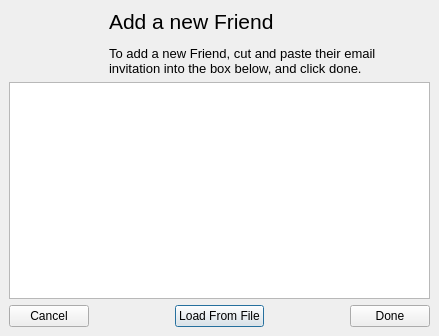
<ui version="4.0" >
 <class>AddFriendDialog</class>
 <widget class="QDialog" name="AddFriendDialog" >
  <property name="geometry" >
   <rect>
    <x>0</x>
    <y>0</y>
    <width>439</width>
    <height>336</height>
   </rect>
  </property>
  <property name="windowTitle" >
   <string>Add a Friend</string>
  </property>
  <layout class="QGridLayout" >
   <property name="margin" >
    <number>9</number>
   </property>
   <property name="spacing" >
    <number>6</number>
   </property>
   <item row="1" column="0" colspan="5" >
    <widget class="QTextEdit" name="emailText" >
     <property name="readOnly" >
      <bool>false</bool>
     </property>
     <property name="html" >
      <string>&lt;html>&lt;head>&lt;meta name="qrichtext" content="1" />&lt;style type="text/css">
p, li { white-space: pre-wrap; }
&lt;/style>&lt;/head>&lt;body style=" font-family:'MS Shell Dlg 2'; font-size:8.25pt; font-weight:400; font-style:normal; text-decoration:none;">
&lt;p style="-qt-paragraph-type:empty; margin-top:0px; margin-bottom:0px; margin-left:0px; margin-right:0px; -qt-block-indent:0; text-indent:0px; font-family:'Arial'; font-size:8pt;">&lt;/p>&lt;/body>&lt;/html></string>
     </property>
     <property name="acceptRichText" >
      <bool>true</bool>
     </property>
    </widget>
   </item>
   <item row="2" column="2" >
    <widget class="QPushButton" name="fileButton" >
     <property name="minimumSize" >
      <size>
       <width>77</width>
       <height>0</height>
      </size>
     </property>
     <property name="text" >
      <string>Load From File</string>
     </property>
    </widget>
   </item>
   <item row="2" column="0" >
    <widget class="QPushButton" name="cancelButton" >
     <property name="minimumSize" >
      <size>
       <width>77</width>
       <height>0</height>
      </size>
     </property>
     <property name="text" >
      <string>Cancel</string>
     </property>
    </widget>
   </item>
   <item row="2" column="4" >
    <widget class="QPushButton" name="doneButton" >
     <property name="minimumSize" >
      <size>
       <width>77</width>
       <height>0</height>
      </size>
     </property>
     <property name="text" >
      <string>Done</string>
     </property>
    </widget>
   </item>
   <item row="2" column="1" >
    <spacer>
     <property name="orientation" >
      <enum>Qt::Horizontal</enum>
     </property>
     <property name="sizeHint" >
      <size>
       <width>40</width>
       <height>20</height>
      </size>
     </property>
    </spacer>
   </item>
   <item row="2" column="3" >
    <spacer>
     <property name="orientation" >
      <enum>Qt::Horizontal</enum>
     </property>
     <property name="sizeHint" >
      <size>
       <width>40</width>
       <height>20</height>
      </size>
     </property>
    </spacer>
   </item>
   <item row="0" column="0" colspan="5" >
    <widget class="QLabel" name="addfriendLabel" >
     <property name="palette" >
      <palette>
       <active>
        <colorrole role="WindowText" >
         <brush brushstyle="SolidPattern" >
          <color alpha="255" >
           <red>0</red>
           <green>0</green>
           <blue>0</blue>
          </color>
         </brush>
        </colorrole>
        <colorrole role="Button" >
         <brush brushstyle="SolidPattern" >
          <color alpha="255" >
           <red>212</red>
           <green>208</green>
           <blue>200</blue>
          </color>
         </brush>
        </colorrole>
        <colorrole role="Light" >
         <brush brushstyle="SolidPattern" >
          <color alpha="255" >
           <red>255</red>
           <green>255</green>
           <blue>255</blue>
          </color>
         </brush>
        </colorrole>
        <colorrole role="Midlight" >
         <brush brushstyle="SolidPattern" >
          <color alpha="255" >
           <red>234</red>
           <green>229</green>
           <blue>220</blue>
          </color>
         </brush>
        </colorrole>
        <colorrole role="Dark" >
         <brush brushstyle="SolidPattern" >
          <color alpha="255" >
           <red>128</red>
           <green>128</green>
           <blue>128</blue>
          </color>
         </brush>
        </colorrole>
        <colorrole role="Mid" >
         <brush brushstyle="SolidPattern" >
          <color alpha="255" >
           <red>141</red>
           <green>139</green>
           <blue>133</blue>
          </color>
         </brush>
        </colorrole>
        <colorrole role="Text" >
         <brush brushstyle="SolidPattern" >
          <color alpha="255" >
           <red>255</red>
           <green>255</green>
           <blue>255</blue>
          </color>
         </brush>
        </colorrole>
        <colorrole role="BrightText" >
         <brush brushstyle="SolidPattern" >
          <color alpha="255" >
           <red>255</red>
           <green>255</green>
           <blue>255</blue>
          </color>
         </brush>
        </colorrole>
        <colorrole role="ButtonText" >
         <brush brushstyle="SolidPattern" >
          <color alpha="255" >
           <red>0</red>
           <green>0</green>
           <blue>0</blue>
          </color>
         </brush>
        </colorrole>
        <colorrole role="Base" >
         <brush brushstyle="SolidPattern" >
          <color alpha="255" >
           <red>255</red>
           <green>255</green>
           <blue>255</blue>
          </color>
         </brush>
        </colorrole>
        <colorrole role="Window" >
         <brush brushstyle="SolidPattern" >
          <color alpha="255" >
           <red>212</red>
           <green>208</green>
           <blue>200</blue>
          </color>
         </brush>
        </colorrole>
        <colorrole role="Shadow" >
         <brush brushstyle="SolidPattern" >
          <color alpha="255" >
           <red>64</red>
           <green>64</green>
           <blue>64</blue>
          </color>
         </brush>
        </colorrole>
        <colorrole role="Highlight" >
         <brush brushstyle="SolidPattern" >
          <color alpha="255" >
           <red>10</red>
           <green>36</green>
           <blue>106</blue>
          </color>
         </brush>
        </colorrole>
        <colorrole role="HighlightedText" >
         <brush brushstyle="SolidPattern" >
          <color alpha="255" >
           <red>255</red>
           <green>255</green>
           <blue>255</blue>
          </color>
         </brush>
        </colorrole>
        <colorrole role="Link" >
         <brush brushstyle="SolidPattern" >
          <color alpha="255" >
           <red>0</red>
           <green>0</green>
           <blue>255</blue>
          </color>
         </brush>
        </colorrole>
        <colorrole role="LinkVisited" >
         <brush brushstyle="SolidPattern" >
          <color alpha="255" >
           <red>255</red>
           <green>0</green>
           <blue>255</blue>
          </color>
         </brush>
        </colorrole>
        <colorrole role="AlternateBase" >
         <brush brushstyle="SolidPattern" >
          <color alpha="255" >
           <red>232</red>
           <green>232</green>
           <blue>232</blue>
          </color>
         </brush>
        </colorrole>
       </active>
       <inactive>
        <colorrole role="WindowText" >
         <brush brushstyle="SolidPattern" >
          <color alpha="255" >
           <red>0</red>
           <green>0</green>
           <blue>0</blue>
          </color>
         </brush>
        </colorrole>
        <colorrole role="Button" >
         <brush brushstyle="SolidPattern" >
          <color alpha="255" >
           <red>212</red>
           <green>208</green>
           <blue>200</blue>
          </color>
         </brush>
        </colorrole>
        <colorrole role="Light" >
         <brush brushstyle="SolidPattern" >
          <color alpha="255" >
           <red>255</red>
           <green>255</green>
           <blue>255</blue>
          </color>
         </brush>
        </colorrole>
        <colorrole role="Midlight" >
         <brush brushstyle="SolidPattern" >
          <color alpha="255" >
           <red>234</red>
           <green>229</green>
           <blue>220</blue>
          </color>
         </brush>
        </colorrole>
        <colorrole role="Dark" >
         <brush brushstyle="SolidPattern" >
          <color alpha="255" >
           <red>128</red>
           <green>128</green>
           <blue>128</blue>
          </color>
         </brush>
        </colorrole>
        <colorrole role="Mid" >
         <brush brushstyle="SolidPattern" >
          <color alpha="255" >
           <red>141</red>
           <green>139</green>
           <blue>133</blue>
          </color>
         </brush>
        </colorrole>
        <colorrole role="Text" >
         <brush brushstyle="SolidPattern" >
          <color alpha="255" >
           <red>255</red>
           <green>255</green>
           <blue>255</blue>
          </color>
         </brush>
        </colorrole>
        <colorrole role="BrightText" >
         <brush brushstyle="SolidPattern" >
          <color alpha="255" >
           <red>255</red>
           <green>255</green>
           <blue>255</blue>
          </color>
         </brush>
        </colorrole>
        <colorrole role="ButtonText" >
         <brush brushstyle="SolidPattern" >
          <color alpha="255" >
           <red>0</red>
           <green>0</green>
           <blue>0</blue>
          </color>
         </brush>
        </colorrole>
        <colorrole role="Base" >
         <brush brushstyle="SolidPattern" >
          <color alpha="255" >
           <red>255</red>
           <green>255</green>
           <blue>255</blue>
          </color>
         </brush>
        </colorrole>
        <colorrole role="Window" >
         <brush brushstyle="SolidPattern" >
          <color alpha="255" >
           <red>212</red>
           <green>208</green>
           <blue>200</blue>
          </color>
         </brush>
        </colorrole>
        <colorrole role="Shadow" >
         <brush brushstyle="SolidPattern" >
          <color alpha="255" >
           <red>64</red>
           <green>64</green>
           <blue>64</blue>
          </color>
         </brush>
        </colorrole>
        <colorrole role="Highlight" >
         <brush brushstyle="SolidPattern" >
          <color alpha="255" >
           <red>212</red>
           <green>208</green>
           <blue>200</blue>
          </color>
         </brush>
        </colorrole>
        <colorrole role="HighlightedText" >
         <brush brushstyle="SolidPattern" >
          <color alpha="255" >
           <red>0</red>
           <green>0</green>
           <blue>0</blue>
          </color>
         </brush>
        </colorrole>
        <colorrole role="Link" >
         <brush brushstyle="SolidPattern" >
          <color alpha="255" >
           <red>0</red>
           <green>0</green>
           <blue>255</blue>
          </color>
         </brush>
        </colorrole>
        <colorrole role="LinkVisited" >
         <brush brushstyle="SolidPattern" >
          <color alpha="255" >
           <red>255</red>
           <green>0</green>
           <blue>255</blue>
          </color>
         </brush>
        </colorrole>
        <colorrole role="AlternateBase" >
         <brush brushstyle="SolidPattern" >
          <color alpha="255" >
           <red>232</red>
           <green>232</green>
           <blue>232</blue>
          </color>
         </brush>
        </colorrole>
       </inactive>
       <disabled>
        <colorrole role="WindowText" >
         <brush brushstyle="SolidPattern" >
          <color alpha="255" >
           <red>106</red>
           <green>104</green>
           <blue>100</blue>
          </color>
         </brush>
        </colorrole>
        <colorrole role="Button" >
         <brush brushstyle="SolidPattern" >
          <color alpha="255" >
           <red>212</red>
           <green>208</green>
           <blue>200</blue>
          </color>
         </brush>
        </colorrole>
        <colorrole role="Light" >
         <brush brushstyle="SolidPattern" >
          <color alpha="255" >
           <red>255</red>
           <green>255</green>
           <blue>255</blue>
          </color>
         </brush>
        </colorrole>
        <colorrole role="Midlight" >
         <brush brushstyle="SolidPattern" >
          <color alpha="255" >
           <red>233</red>
           <green>231</green>
           <blue>227</blue>
          </color>
         </brush>
        </colorrole>
        <colorrole role="Dark" >
         <brush brushstyle="SolidPattern" >
          <color alpha="255" >
           <red>128</red>
           <green>128</green>
           <blue>128</blue>
          </color>
         </brush>
        </colorrole>
        <colorrole role="Mid" >
         <brush brushstyle="SolidPattern" >
          <color alpha="255" >
           <red>141</red>
           <green>139</green>
           <blue>133</blue>
          </color>
         </brush>
        </colorrole>
        <colorrole role="Text" >
         <brush brushstyle="SolidPattern" >
          <color alpha="255" >
           <red>106</red>
           <green>104</green>
           <blue>100</blue>
          </color>
         </brush>
        </colorrole>
        <colorrole role="BrightText" >
         <brush brushstyle="SolidPattern" >
          <color alpha="255" >
           <red>255</red>
           <green>255</green>
           <blue>255</blue>
          </color>
         </brush>
        </colorrole>
        <colorrole role="ButtonText" >
         <brush brushstyle="SolidPattern" >
          <color alpha="255" >
           <red>106</red>
           <green>104</green>
           <blue>100</blue>
          </color>
         </brush>
        </colorrole>
        <colorrole role="Base" >
         <brush brushstyle="SolidPattern" >
          <color alpha="255" >
           <red>212</red>
           <green>208</green>
           <blue>200</blue>
          </color>
         </brush>
        </colorrole>
        <colorrole role="Window" >
         <brush brushstyle="SolidPattern" >
          <color alpha="255" >
           <red>212</red>
           <green>208</green>
           <blue>200</blue>
          </color>
         </brush>
        </colorrole>
        <colorrole role="Shadow" >
         <brush brushstyle="SolidPattern" >
          <color alpha="255" >
           <red>0</red>
           <green>0</green>
           <blue>0</blue>
          </color>
         </brush>
        </colorrole>
        <colorrole role="Highlight" >
         <brush brushstyle="SolidPattern" >
          <color alpha="255" >
           <red>10</red>
           <green>36</green>
           <blue>106</blue>
          </color>
         </brush>
        </colorrole>
        <colorrole role="HighlightedText" >
         <brush brushstyle="SolidPattern" >
          <color alpha="255" >
           <red>255</red>
           <green>255</green>
           <blue>255</blue>
          </color>
         </brush>
        </colorrole>
        <colorrole role="Link" >
         <brush brushstyle="SolidPattern" >
          <color alpha="255" >
           <red>0</red>
           <green>0</green>
           <blue>255</blue>
          </color>
         </brush>
        </colorrole>
        <colorrole role="LinkVisited" >
         <brush brushstyle="SolidPattern" >
          <color alpha="255" >
           <red>255</red>
           <green>0</green>
           <blue>255</blue>
          </color>
         </brush>
        </colorrole>
        <colorrole role="AlternateBase" >
         <brush brushstyle="SolidPattern" >
          <color alpha="255" >
           <red>232</red>
           <green>232</green>
           <blue>232</blue>
          </color>
         </brush>
        </colorrole>
       </disabled>
      </palette>
     </property>
     <property name="text" >
      <string>&lt;html>&lt;head>&lt;meta name="qrichtext" content="1" />&lt;style type="text/css">
p, li { white-space: pre-wrap; }
&lt;/style>&lt;/head>&lt;body style=" font-family:'MS Shell Dlg 2'; font-size:8.25pt; font-weight:400; font-style:normal; text-decoration:none;">
&lt;p style=" margin-top:0px; margin-bottom:0px; margin-left:0px; margin-right:0px; -qt-block-indent:0; text-indent:0px; font-family:'Arial'; font-size:8pt;">&lt;span style=" font-size:16pt;">Add a new Friend&lt;/span>&lt;br />&lt;br />&lt;span style=" font-size:10pt;">To add a new Friend, cut and paste their email &lt;/span>&lt;/p>
&lt;p style=" margin-top:0px; margin-bottom:0px; margin-left:0px; margin-right:0px; -qt-block-indent:0; text-indent:0px; font-family:'Arial'; font-size:10pt;">invitation into the box below, and click done.&lt;/p>&lt;/body>&lt;/html></string>
     </property>
     <property name="alignment" >
      <set>Qt::AlignLeading|Qt::AlignLeft|Qt::AlignVCenter</set>
     </property>
     <property name="indent" >
      <number>100</number>
     </property>
    </widget>
   </item>
  </layout>
 </widget>
 <resources/>
 <connections/>
</ui>
